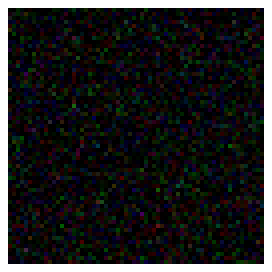
#> input picture gbt_allinone/store/comfy_native/padimage_289659.png, 68 x 68 px (shown 4 times larger)
$ python -i vision_embed.py   (imports and definitions only)
#> lines starting #> are read from the running program, lines starting #| are printed output that depends on the picture
#> further down, picture is the input picture: PIL image 68x68 RGBA; mean R, G, B, A 8.5, 8.6, 8.9, 225.9
# -*- coding: utf-8 -*-
"""vision_embed -- 图像语义特征 + 相似度（CLIP ViT-B/32 视觉编码器 · ONNX 路线）

不走 torch：本机 onnxruntime 早就装好了，官方的 CLIP 视觉编码器 onnx 直下即可，
输出已经是投影后的 **512 维 image_embeds**，拿来算余弦相似度正好。

── 为什么要它（实测数据支撑，不是拍脑袋）──────────────────────────────
拿真实界面截图做了三组对照：

  变体              CLIP-512   aHash
  多一条报错条        0.9875    0.9531   ← 局部变化：aHash 更敏感，它更好
  反色(深色主题)      0.9404    0.0000   ← 主题切换：aHash 归零，CLIP 认得出
  缩放 50%            1.0000    1.0000   ← 缩放：两者都行

结论很清楚：**aHash 的软肋不是缩放和调色，是主题/反色切换。**
所以本模块不取代 aHash，而是补它的盲区：语义同一性判定用 CLIP，像素级微调用 aHash。
`similarity()` 会同时回这两个数，并在两者打架时给出人话解释。

── 铁律 ──────────────────────────────────────────────
1. **只回向量与分数，绝不回图**。
2. **不编判定**：阈值写在明面上，分数照实回，让调用方自己判断。
3. **不做无根据的相似**：图读不到就如实报错，不用零向量充数。
"""
from __future__ import annotations

import os
import threading

MODEL_REL = "state/models/clip_vision.onnx"
ENV_MODEL = "GBT_CLIP_ONNX"

# CLIP ViT-B/32 官方预处理参数（与 HF CLIPImageProcessor 一致）
_SIZE = 224
_MEAN = (0.48145466, 0.4578275, 0.40821073)
_STD = (0.26862954, 0.26130258, 0.27577711)

# 判定阈值（基于实测标定：同图 1.0000 · 深色主题 0.9404 · 异图 0.3813）
TH_SAME = 0.97       # ≥ 判"同一画面"
TH_SEMANTIC = 0.90   # ≥ 判"语义同一（可能有主题/配色变化）"
TH_NEAR = 0.70       # ≥ 判"相近"

_SESSION = None
_SESSION_PATH = None
_LOCK = threading.Lock()


def _payload_root() -> str:
    return os.path.dirname(os.path.dirname(os.path.abspath(__file__)))


# [5 lines left out: function model_path, not called in this run]


def model_ready() -> bool:
    p = model_path()
    return os.path.exists(p) and os.path.getsize(p) > 50_000_000


# [20 lines left out: functions _session, _load, not called in this run]


def _prep(im):
    import numpy as np
    im = im.convert("RGB")
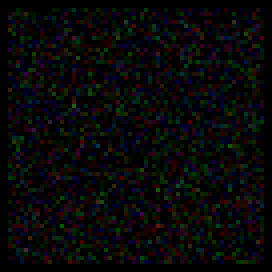
#> im: PIL image 68x68 RGB (shown 4 times larger); mean R, G, B 8.5, 8.6, 8.9
    w, h = im.size
#> w = 68; h = 68
    s = _SIZE / float(min(w, h))
#> s = 3.29
    im = im.resize((max(1, round(w * s)), max(1, round(h * s))), _BICUBIC())
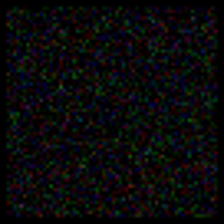
#> im: PIL image 224x224 RGB; mean R, G, B 8.8, 9, 9.3
    w, h = im.size
#> w = 224; h = 224
    left, top = (w - _SIZE) // 2, (h - _SIZE) // 2
#> left = 0; top = 0
    im = im.crop((left, top, left + _SIZE, top + _SIZE))
    a = np.asarray(im, dtype="float32") / 255.0
    a = (a - np.array(_MEAN, dtype="float32")) / np.array(_STD, dtype="float32")
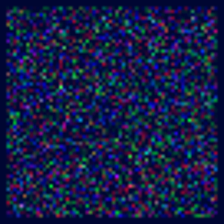
#> a: shape (224, 224, 3) float32; mean R, G, B -1.66, -1.62, -1.35; drawn with min black and max white
    return a.transpose(2, 0, 1)[None].astype("float32")


def _BICUBIC():
    from PIL import Image
    return getattr(Image, "Resampling", Image).BICUBIC


# [13 lines left out: functions _cos, _ahash, not called in this run]


def _hsim(a, b) -> float:
    import numpy as np
    return 1.0 - float(np.count_nonzero(a != b)) / float(len(a))


# ────────────────────────── 对外 ──────────────────────────
# [97 lines left out: functions embed, similarity, nearest, run, not called in this run]

>>> from PIL import Image
>>> picture = Image.open('store/comfy_native/padimage_289659.png')
>>> result = _prep(picture)

$ run again, on gbt_allinone/store/comfy_native/addnoise_289659.png
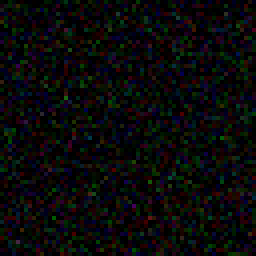
#> input picture gbt_allinone/store/comfy_native/addnoise_289659.png, 64 x 64 px (shown 4 times larger)
#> picture is the input picture: PIL image 64x64 RGBA; mean R, G, B, A 9.6, 9.7, 10, 255
#> in _prep, `im = im.resize((max(1, round(w * s)), max(1, round(h * s))), _BICUBIC())`:
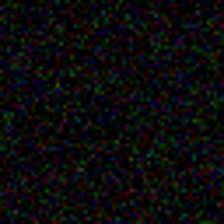
#> im: PIL image 224x224 RGB; mean R, G, B 10, 10.1, 10.4
#> in _prep, `a = (a - np.array(_MEAN, dtype="float32")) / np.array(_STD, dtype="flo..`:
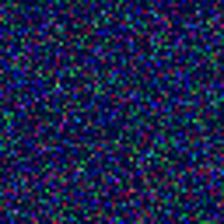
#> a: shape (224, 224, 3) float32; mean R, G, B -1.65, -1.6, -1.33; drawn with min black and max white
